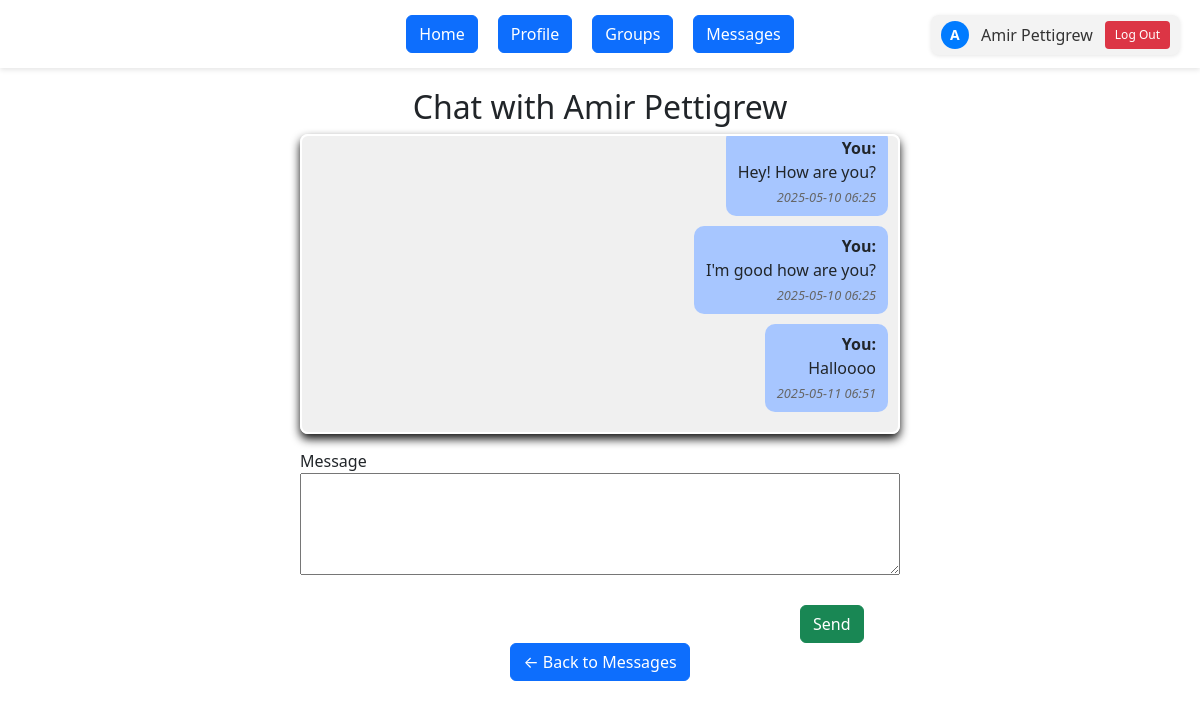
/message/1 (signed in), run on the app's committed database.
### app/models/models.py (models this page shows)
class User(UserMixin, db.Model):
    __tablename__ = 'users'
    id = db.Column(db.Integer, primary_key=True)
    southern_email = db.Column(db.String(120), unique=True, nullable=False)
    name = db.Column(db.String(100), nullable=False)
    password_hash = db.Column(db.String(128), nullable=False)
    created_at = db.Column(db.DateTime, default=datetime.utcnow)
    groups = db.relationship('StudyGroup', backref='creator', lazy=True)
    memberships = db.relationship('Membership', backref='user', lazy=True)
    forums = db.relationship('Forum', backref='forum_creator', lazy=True)
    sent_messages = db.relationship('Message', foreign_keys='Message.sender_id', backref='sender', lazy=True)
    received_messages = db.relationship('Message', foreign_keys='Message.receiver_id', backref='receiver', lazy=True)
    thread_posts = db.relationship('ThreadMessage', foreign_keys='ThreadMessage.author_id', backref='author', lazy=True)

class Message(db.Model):
    __tablename__ = 'messages'
    id = db.Column(db.Integer, primary_key=True)
    sender_id = db.Column(db.Integer, db.ForeignKey('users.id'), nullable=False)
    receiver_id = db.Column(db.Integer, db.ForeignKey('users.id'), nullable=False)
    content = db.Column(db.Text, nullable=False)
    posted_at = db.Column(db.DateTime, default=datetime.utcnow)
    is_read = db.Column(db.Boolean, default=False)

### app/routes/auth.py (the view, shortened to what this page needs)
@auth_bp.route('/message/<int:user_id>', methods=['GET', 'POST'])
@login_required
def message_user(user_id):
    recipient = User.query.get_or_404(user_id)
    form = DirectMessageForm()
    Message.query.filter_by(
        sender_id=recipient.id,
        receiver_id=current_user.id,
        is_read=False
    ).update({'is_read': True})
    db.session.commit()
    unread_count = Message.query.filter_by(receiver_id=current_user.id, is_read=False).count()
    messages = Message.query.filter(
        ((Message.sender_id == current_user.id) & (Message.receiver_id == recipient.id)) |
        ((Message.sender_id == recipient.id) & (Message.receiver_id == current_user.id))
    ).order_by(Message.posted_at.asc()).all()
    return render_template(
        'message_user.html',
        form=form,
        recipient=recipient,
        messages=messages,
        unread_count=unread_count
    )

### app/routes/auth.py
class DirectMessageForm(FlaskForm):
    content = TextAreaField('Message', validators=[DataRequired(), Length(max=1000)])
    submit = SubmitField('Send')

### app/__init__.py (called while the page is built)
def create_app(config_object=DevelopmentConfig):
    app = Flask(__name__, instance_relative_config=True)
    app.config.from_object(config_object)
    db.init_app(app)
    login_manager.init_app(app)
    @login_manager.user_loader
    def load_user(user_id):
        from app.models.models import User
        return User.query.get(int(user_id))
    from app.routes.auth import auth_bp
    from app.routes.main import main_bp
    app.register_blueprint(auth_bp)
    app.register_blueprint(main_bp)
    from app.routes.threads import threads_bp
    app.register_blueprint(threads_bp)
    @app.route('/')
    def root():
        return redirect(url_for('auth.login'))
    with app.app_context():
        db.create_all()
    return app

### app/templates/message_user.html (shortened to what this page needs)
<!DOCTYPE html>
<html lang="en">
<head>
</head>
<body>
  <link rel="stylesheet" href="{{ url_for('static', filename='dashboard_styles.css') }}">
  <link rel="stylesheet" href="{{ url_for('static', filename='bootstrap.css') }}">
  {% if current_user.is_authenticated %}
    <div class="user-area">
      <a href="{{ url_for('main.profile') }}" class="user-info">
        <div class="user-avatar">
          {{ current_user.name[0]|upper }}
        </div>
        <span>{{ current_user.name }}</span>
      </a>
      <form method="GET" action="{{ url_for('auth.logout') }}">
        <button class="logout-button" type="submit">Log Out</button>
      </form>
    </div>
  {% endif %}
  <div class="menu">
    <a href="{{ url_for('main.dashboard') }}"><type="button" class="btn btn-primary"> Home </button></a>
    <a href="{{ url_for('main.profile') }}"><type="button" class="btn btn-primary"> Profile </button></a>
    <a href="{{ url_for('main.view_my_groups') }}"><type="button" class="btn btn-primary"> Groups </button></a>
    <a href="{{ url_for('auth.message') }}"><type="button" class="btn btn-primary">
      Messages
    </button></a>
  </div>
  <div class="chat-container">
    <h2> Chat with {{ recipient.name }}</h2>
    <div class="chat-box">
      <ul>
        {% for m in messages %}
          <li style="text-align: {% if m.sender_id == current_user.id %}right{% else %}left{% endif %};">
            <div style="display: inline-block; background-color: {% if m.sender_id == current_user.id %}#a7c6ff{% else %} #d0f0c0 {% endif %}; padding: 8px 12px; border-radius: 10px; max-width: 70%;">
              <strong>{{ 'You' if m.sender_id == current_user.id else m.sender.name }}:</strong><br>
              {{ m.content }}<br>
              <em style="font-size: 0.8em; color: #666;">{{ m.posted_at.strftime('%Y-%m-%d %H:%M') }}</em>
            </div>
          </li>
        {% endfor %}
      </ul>
    </div>
    <form method="POST">
      {{ form.content.label }}<br>
      {{ form.content(rows=4) }}<br><br>
      <div class="sendmessage">
      {{ form.submit(class= "btn btn-success") }}
      </div>
    </form>
  </div>
  <a href="{{ url_for('auth.message') }}"><button class="btn btn-primary">← Back to Messages </button></a>
</body>
</html>

### app/static/dashboard_styles.css (style rules this page uses)
body { display: flex; flex-direction: column; align-items: center; font-family: sans-serif; margin: 0; padding: 0px; }
.menu { width: 100%; text-align: center; margin-bottom: 20px; }
h2 { text-align: center; }
.user-info { display: flex; align-items: center; gap: 6px; text-decoration: none; color: #333; }
.user-avatar { width: 28px; height: 28px; background-color: #007bff; color: white; border-radius: 50%; text-align: center; line-height: 28px; font-size: 14px; font-weight: bold; }
.user-area { position: absolute; top: 15px; right: 20px; display: flex; align-items: center; gap: 12px; background-color: #f3f3f3; padding: 6px 10px; border-radius: 8px; box-shadow: 0 1px 4px rgba(0,0,0,0.1); }
.logout-button { background-color: #dc3545; color: white; border: none; padding: 5px 10px; border-radius: 4px; font-size: 12px; cursor: pointer; transition: background-color 0.2s ease; display: inline-block; }
body::before { content: ""; position: fixed; top: 0; left: 0; width: 100%; height: 100%; background-image: url('scsu.svg'); background-size: cover; background-repeat: no-repeat; opacity: 0.4; z-index: -1; pointer-events: none; }
.user-info { display: flex; align-items: center; text-decoration: none; color: #333; }
.user-avatar { width: 28px; height: 28px; background-color: #007bff; color: white; border-radius: 50%; text-align: center; line-height: 28px; font-weight: bold; margin-right: 6px; }
.logout-button { background-color: #dc3545; color: white; border: none; padding: 5px 10px; border-radius: 4px; font-size: 12px; cursor: pointer; transition: background-color 0.2s ease; }
.menu { display: flex; justify-content: center; gap: 20px; background-color: #fff; padding: 15px; box-shadow: 0 2px 5px rgba(0, 0, 0, 0.1); }

### app/templates/message_user.html (style rules this page uses)
body { display: flex; flex-direction: column; align-items: center; font-family: sans-serif; margin: 0; padding: 20px; background-color: antiquewhite; }
.menu { width: 100%; margin-bottom: 20px; text-align: center; }
.chat-container { width: 90%; max-width: 600px; text-align: left; }
.chat-box { max-height: 300px; overflow-y: auto; border: 1px solid #ccc; padding: 10px; margin-bottom: 15px; background: #f0f0f0; border: 2px solid rgb(255, 255, 255); border-radius: 8px; box-shadow: #111 0px 5px 10px; }
.chat-box ul { list-style-type: none; padding: 0; margin: 0; }
.chat-box li { margin-bottom: 10px; }
form textarea { width: 100%; }
.sendmessage { margin-left: 500px; }

### data on the page
User: name "A", name "Amir Pettigrew"
Message: sender_id "You", content "Hey! How are you?", posted_at "2025-05-10 06:25"
Message: sender_id "You", content "I'm good how are you?", posted_at "2025-05-10 06:25"
Message: sender_id "You", content "Halloooo", posted_at "2025-05-11 06:51"
